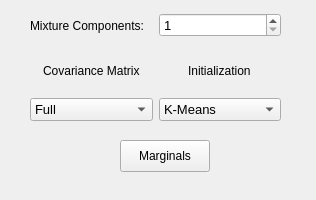
<?xml version="1.0" encoding="UTF-8"?>
<ui version="4.0">
 <class>ParametersGMMClust</class>
 <widget class="QWidget" name="ParametersGMMClust">
  <property name="geometry">
   <rect>
    <x>0</x>
    <y>0</y>
    <width>316</width>
    <height>200</height>
   </rect>
  </property>
  <property name="windowTitle">
   <string>Form</string>
  </property>
  <widget class="QPushButton" name="marginalsButton">
   <property name="geometry">
    <rect>
     <x>120</x>
     <y>140</y>
     <width>90</width>
     <height>32</height>
    </rect>
   </property>
   <property name="font">
    <font>
     <pointsize>9</pointsize>
    </font>
   </property>
   <property name="text">
    <string>Marginals</string>
   </property>
  </widget>
  <widget class="QWidget" name="">
   <property name="geometry">
    <rect>
     <x>30</x>
     <y>10</y>
     <width>251</width>
     <height>31</height>
    </rect>
   </property>
   <layout class="QHBoxLayout" name="horizontalLayout">
    <item>
     <widget class="QLabel" name="label_8">
      <property name="font">
       <font>
        <pointsize>9</pointsize>
       </font>
      </property>
      <property name="text">
       <string>Mixture Components:</string>
      </property>
     </widget>
    </item>
    <item>
     <widget class="QSpinBox" name="gmmCount">
      <property name="font">
       <font>
        <pointsize>10</pointsize>
       </font>
      </property>
      <property name="toolTip">
       <string>Number of mixtures trained per class</string>
      </property>
      <property name="minimum">
       <number>1</number>
      </property>
      <property name="maximum">
       <number>200</number>
      </property>
      <property name="value">
       <number>1</number>
      </property>
     </widget>
    </item>
   </layout>
  </widget>
  <widget class="QWidget" name="">
   <property name="geometry">
    <rect>
     <x>30</x>
     <y>50</y>
     <width>251</width>
     <height>71</height>
    </rect>
   </property>
   <layout class="QHBoxLayout" name="horizontalLayout_2">
    <item>
     <layout class="QVBoxLayout" name="verticalLayout">
      <item alignment="Qt::AlignHCenter">
       <widget class="QLabel" name="label_6">
        <property name="font">
         <font>
          <pointsize>9</pointsize>
         </font>
        </property>
        <property name="text">
         <string>Covariance Matrix</string>
        </property>
       </widget>
      </item>
      <item>
       <widget class="QComboBox" name="gmmCovarianceCombo">
        <property name="font">
         <font>
          <pointsize>10</pointsize>
         </font>
        </property>
        <property name="toolTip">
         <string>Covariance Matrix type</string>
        </property>
        <property name="currentIndex">
         <number>0</number>
        </property>
        <item>
         <property name="text">
          <string>Full</string>
         </property>
        </item>
        <item>
         <property name="text">
          <string>Diagonal</string>
         </property>
        </item>
        <item>
         <property name="text">
          <string>Spherical</string>
         </property>
        </item>
       </widget>
      </item>
     </layout>
    </item>
    <item>
     <layout class="QVBoxLayout" name="verticalLayout_2">
      <item alignment="Qt::AlignHCenter">
       <widget class="QLabel" name="label_7">
        <property name="font">
         <font>
          <pointsize>9</pointsize>
         </font>
        </property>
        <property name="text">
         <string>Initialization</string>
        </property>
       </widget>
      </item>
      <item>
       <widget class="QComboBox" name="gmmInitCombo">
        <property name="font">
         <font>
          <pointsize>10</pointsize>
         </font>
        </property>
        <property name="toolTip">
         <string>Method for initialization of the GMM prior to the first EM step
Random: randomly place the means of the mixtures (unit variance)
Uniform: uniformly split the space along the first axis and set the means there (unit variance)
K-Means: perform K-Means and assign means and variance to each mixture</string>
        </property>
        <property name="currentIndex">
         <number>2</number>
        </property>
        <item>
         <property name="text">
          <string>Random</string>
         </property>
        </item>
        <item>
         <property name="text">
          <string>Uniform</string>
         </property>
        </item>
        <item>
         <property name="text">
          <string>K-Means</string>
         </property>
        </item>
       </widget>
      </item>
     </layout>
    </item>
   </layout>
  </widget>
 </widget>
 <resources/>
 <connections/>
</ui>
